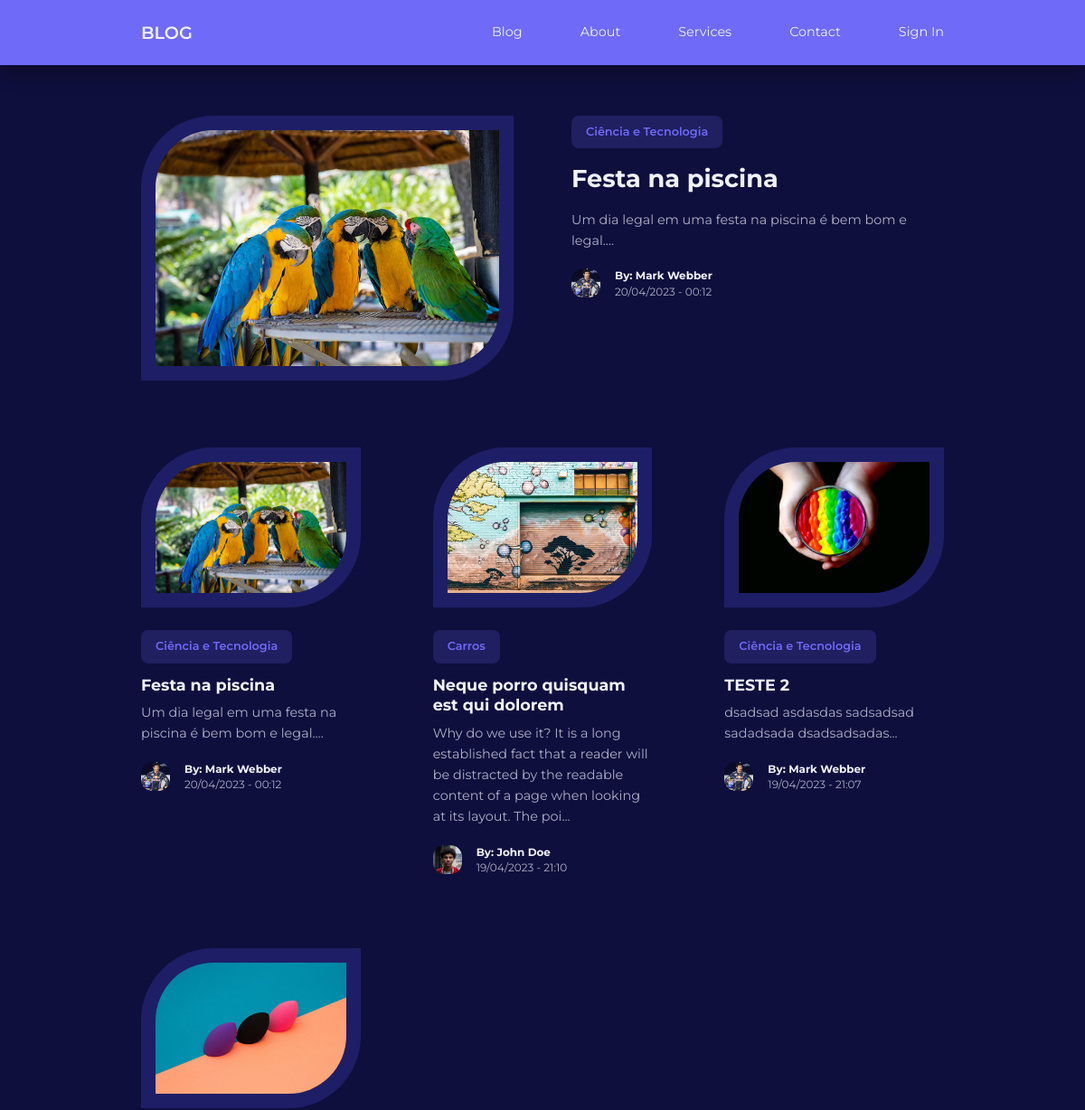
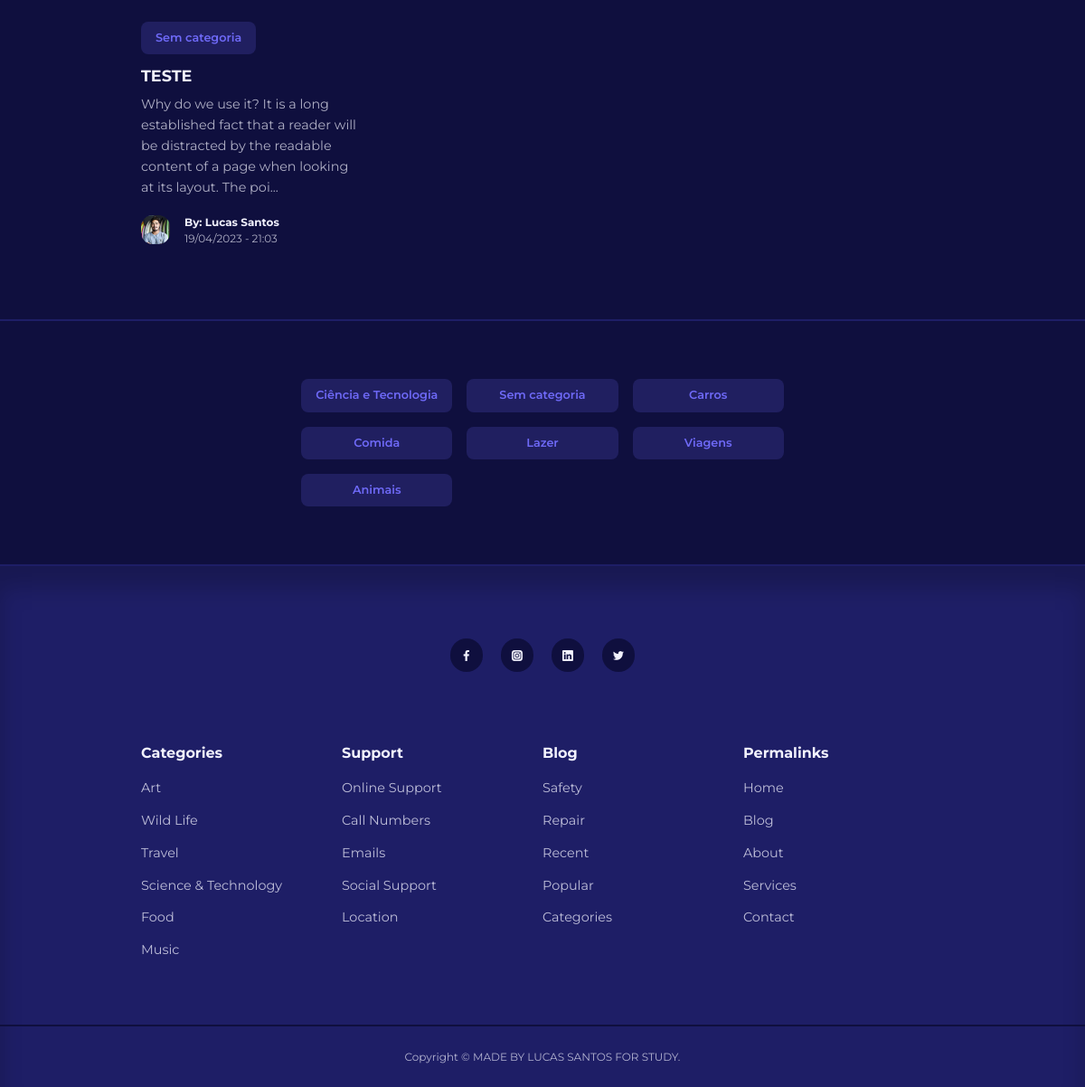
The page / on the database its author committed (2 pictures, top to bottom).
### tables this page shows
CREATE TABLE `posts` (
  `id` int(11) UNSIGNED ZEROFILL NOT NULL,
  `title` varchar(255) NOT NULL,
  `body` text NOT NULL,
  `thumbnail` varchar(255) NOT NULL,
  `date_time` timestamp NOT NULL DEFAULT current_timestamp(),
  `category_id` int(11) UNSIGNED DEFAULT NULL,
  `author_id` int(11) UNSIGNED NOT NULL,
  `is_featured` tinyint(1) NOT NULL
);

CREATE TABLE `categories` (
  `id` int(11) UNSIGNED NOT NULL,
  `title` varchar(50) NOT NULL,
  `description` text NOT NULL
);

CREATE TABLE `users` (
  `id` int(11) UNSIGNED NOT NULL,
  `firstname` varchar(50) NOT NULL,
  `lastname` varchar(50) NOT NULL,
  `username` varchar(50) NOT NULL,
  `email` varchar(100) NOT NULL,
  `password` varchar(255) NOT NULL,
  `avatar` varchar(255) NOT NULL,
  `is_admin` tinyint(1) NOT NULL
);

### index.php (the view)
<?php
include 'partials/header.php';
$featured_query = "SELECT * FROM posts WHERE is_featured=1";
$featured_result = mysqli_query($connection, $featured_query);
$featured = mysqli_fetch_assoc($featured_result);
$query = "SELECT * FROM posts ORDER BY date_time DESC LIMIT 9";
$posts = mysqli_query($connection, $query);
?>
<?php if (mysqli_num_rows($featured_result) == 1) : ?>
    <section class="featured">
        <div class="container featured__container">
            <div class="post__thumbnail">
            <a href="<?= ROOT_URL ?>post.php?id=<?= $featured['id'] ?>"><img src="./images/<?= $featured['thumbnail'] ?>"></a>
            </div>
            <div class="post__info">
                <?php
                $category_id = $featured['category_id'];
                $category_query = "SELECT * FROM categories WHERE id=$category_id";
                $category_result = mysqli_query($connection, $category_query);
                $category = mysqli_fetch_assoc($category_result);
                ?>
                <a href="<?= ROOT_URL ?>category-posts.php?id=<?= $featured['category_id'] ?>" class="category__button"><?= $category['title'] ?></a>
                <h2 class="post__title"><a href="<?= ROOT_URL ?>post.php?id=<?= $featured['id'] ?>"><?= $featured['title'] ?></a></h2>
                <p class="post__body"><?= substr($featured['body'], 0, 300) ?>...</p>
                <div class="post__author">
                    <?php
                    $author_id = $featured['author_id'];
                    $author_query = "SELECT * FROM users WHERE id=$author_id";
                    $author_result = mysqli_query($connection, $author_query);
                    $author = mysqli_fetch_assoc($author_result);
                    ?>
                    <div class="post__author-avatar">
                        <img src="./images/<?= $author['avatar'] ?>">
                    </div>
                    <div class="post_-author-info">
                        <h5>By:  <?= " {$author['firstname']} {$author['lastname']}" ?></h5>
                        <small>
                            <?= date("d/m/Y - H:i", strtotime($featured['date_time'])) ?>
                        </small>
                    </div>
                </div>
            </div>
        </div>
    </section>
<?php endif ?>
<section class="posts <?= $featured ? '' : 'section__extra-margin'?>">
    <div class="container posts__container">
        <?php while($post = mysqli_fetch_assoc($posts)) : ?>
        <article class="post">
            <div class="post__thumbnail">
            <a href="<?=  ROOT_URL ?>post.php?id=<?= $post['id'] ?>"><img src="./images/<?= $post['thumbnail'] ?>"></a>
            </div>
            <div class="post__info">
                <?php
                $category_id = $post['category_id'];
                $category_query = "SELECT * FROM categories WHERE id=$category_id";
                $category_result = mysqli_query($connection, $category_query);
                $category = mysqli_fetch_assoc($category_result);
                ?>
                <a href="<?= ROOT_URL ?>category-posts.php?id=<?= $post['category_id'] ?>" class="category__button"><?= $category['title'] ?></a>
                <h3 class="post__tittle"><a href="<?=  ROOT_URL ?>post.php?id=<?= $post['id'] ?>"><?= $post['title'] ?></a></h3>
                <p class="post__body">
                <?= substr($post['body'], 0, 150) ?>...
                </p>
                <div class="post__author">
                    <?php
                    $author_id = $post['author_id'];
                    $author_query = "SELECT * FROM users WHERE id=$author_id";
                    $author_result = mysqli_query($connection, $author_query);
                    $author = mysqli_fetch_assoc($author_result);
                    ?>
                    <div class="post__author-avatar">
                        <img src="./images/<?= $author['avatar'] ?>">
                    </div>
                    <div class="post__author-info">
                        <h5>By:  <?= " {$author['firstname']} {$author['lastname']}" ?></h5>
                        <small><?= date("d/m/Y - H:i", strtotime($post['date_time'])) ?></small>
                    </div>
                </div>
            </div>
        </article>
        <?php endwhile ?>
    </div>
</section>
<section class="category__buttons">
    <div class="container category__buttons-container">
        <?php
            $all_categories_query = "SELECT * FROM categories";
            $all_categories = mysqli_query($connection, $all_categories_query);
        ?>
        <?php while($category = mysqli_fetch_assoc($all_categories)) : ?>
        <a href="<?= ROOT_URL ?>category-posts.php?id=<?= $category['id'] ?>" class="category__button"><?= $category['title'] ?></a>
        <?php endwhile ?>
    </div>
</section>
<?php
include 'partials/footer.php';
?>

### partials/header.php (shortened to what this page needs)
<!DOCTYPE php>
<php lang="en">
<head>
    <link rel="stylesheet" href="<?= ROOT_URL ?>./css/style.css">
    <link rel="stylesheet" href="https://unicons.iconscout.com/release/v4.0.0/css/line.css">
</head>
<body>
    <nav>
        <div class="container nav__container">
            <a href="<?= ROOT_URL ?>index.php" class="nav__logo">BLOG</a>
            <ul class="nav__items">
                <li><a href="<?= ROOT_URL ?>blog.php">Blog</a></li>
                <li><a href="<?= ROOT_URL ?>about.php">About</a></li>
                <li><a href="<?= ROOT_URL ?>services.php">Services</a></li>
                <li><a href="<?= ROOT_URL ?>contact.php">Contact</a></li>
                <?php if(isset($_SESSION['user-id'])) : ?>
                    <li class="nav__profile">
                    <div class="avatar">
                        <img src="<?= ROOT_URL . 'images/' . $avatar['avatar'] ?>">
                    </div>
                    <ul>
                        <li><a href="<?= ROOT_URL ?>admin/index.php">Dashboard</a></li>
                        <li><a href="<?= ROOT_URL ?>logout.php">Logout</a></li>
                    </ul>
                </li>
                <?php else : ?>
                <li><a href="<?= ROOT_URL ?>signin.php">Sign In</a></li>
                <?php endif ?>
            </ul>
        </div>
    </nav>

### partials/footer.php (shortened to what this page needs)
<footer>
        <div class="footer__socials">
            <a href="https://www.facebook.com/profile.php?id=100013546952794" target="_blank"><i class="uil uil-facebook-f"></i></a>
            <a href="https://www.instagram.com/lucas.violao_ofc/" target="_blank"><i class="uil uil-instagram-alt"></i></a>
            <a href="https://www.linkedin.com/in/lucas-santos-7785b2220/" target="_blank"><i class="uil uil-linkedin"></i></a>
            <a href="https://twitter.com" target="_blank"><i class="uil uil-twitter"></i></a>
        </div>
        <div class="container footer__container">
            <article>
                <h4>Categories</h4>
                <ul>
                    <li><a href="">Art</a></li>
                    <li><a href="">Wild Life</a></li>
                    <li><a href="">Travel</a></li>
                    <li><a href="">Science & Technology</a></li>
                    <li><a href="">Food</a></li>
                    <li><a href="">Music</a></li>
                </ul>
            </article>
            <article>
                <h4>Support</h4>
                <ul>
                    <li><a href="">Online Support</a></li>
                    <li><a href="">Call Numbers</a></li>
                    <li><a href="">Emails</a></li>
                    <li><a href="">Social Support</a></li>
                    <li><a href="">Location</a></li>
                </ul>
            </article>
            <article>
                <h4>Blog</h4>
                <ul>
                    <li><a href="">Safety</a></li>
                    <li><a href="">Repair</a></li>
                    <li><a href="">Recent</a></li>
                    <li><a href="">Popular</a></li>
                    <li><a href="">Categories</a></li>
                </ul>
            </article>
            <article>
                <h4>Permalinks</h4>
                <ul>
                    <li><a href="">Home</a></li>
                    <li><a href="">Blog</a></li>
                    <li><a href="">About</a></li>
                    <li><a href="">Services</a></li>
                    <li><a href="">Contact</a></li>
                </ul>
            </article>
        </div>
        <div class="footer__copyright">
            <small>Copyright &copy; MADE BY LUCAS SANTOS FOR STUDY.</small>
        </div>
    </footer>
</body>
</html>

### css/style.css (style rules this page uses)
* { margin: 0; padding: 0; outline: 0; border: 0; appearance: 0; list-style: none; text-decoration: none; box-sizing: border-box; }
body { font-family: 'Montserrat', sans-serif; line-height: 1.6; color: var(--color-gray-200); overflow-x: hidden; background: var(--color-bg); font-size: 0.9rem; }
.container { width: var(--container-width-lg); max-width: 1800px; margin-inline: auto; }
section { margin-top: 3rem; width: 100vw; }
h1, h2, h3, h4, h5 { color: var(--color-white); line-height: 1.3; }
h2 { font-size: 1.7rem; margin: 1rem 0; }
h3 { font-size: 1.1rem; margin: 0.8rem 0 0.5rem; }
h4 { font-size: 1rem; }
a { color: var(--color-white); transition: var(--transition); }
img { display: block; width: 100%; object-fit: cover; }
nav { background: var(--color-primary); width: 100vw; height: 4.5rem; position: fixed; top: 0; z-index: 10; box-shadow: 0 1rem 1rem rgba(0, 0, 0, 0.2); }
.nav__container { height: 100%; display: flex; align-items: center; justify-content: space-between; }
.nav__logo { font-weight: 600; font-size: 1.2rem; }
.nav__items { display: flex; align-items: center; gap: 4rem; }
.category__button { background: var(--color-primary-light); color: var(--color-primary); display: inline-block; padding: 0.5rem 1rem; border-radius: var(--card-border-radius-2); font-weight: 600; font-size: 0.8rem; text-align: center; }
.post__thumbnail { border-radius: var(--card-border-radius-5) 0; border: 1rem solid var(--color-gray-900); overflow: hidden; margin-bottom: 1.6rem; }
.post__author { display: flex; gap: 1rem; margin-top: 1.2rem; }
.post__author-avatar { width: 2rem; height: 2rem; border-radius: var(--card-border-radius-3); overflow: hidden; }
.featured { margin-top: 8rem; }
.featured__container { display: grid; grid-template-columns: 1fr 1fr; gap: 4rem; }
.featured .post__thumbnail { height: fit-content; }
.posts__container { display: grid; grid-template-columns: repeat(3, 1fr); gap: 5rem; margin-bottom: 5rem; }
.category__buttons { padding: 4rem 0; border-top: 2px solid var(--color-gray-900); border-bottom: 2px solid var(--color-gray-900); }
.category__buttons-container { width: fit-content; display: grid; grid-template-columns: repeat(3, 1fr); gap: 1rem; }
footer { background: var(--color-gray-900); padding: 5rem 0 0; box-shadow: inset 0 1.5rem 1.5rem rgba(0, 0, 0, 0.2); }
.footer__socials { margin-inline: auto; width: fit-content; margin-bottom: 5rem; display: flex; justify-content: space-between; align-items: center; gap: 1.2rem; }
.footer__socials a { background: var(--color-bg); border-radius: 50%; width: 2.3rem; height: 2.3rem; display: flex; align-items: center; justify-content: center; }
.footer__container { display: grid; grid-template-columns: repeat(4, 1fr); }
footer h4 { color: var(--color-white); margin-bottom: 0.6rem; }
footer ul li { padding: 0.4rem 0; }
footer ul a { opacity: 0.75; }
.footer__copyright { text-align: center; padding: 1.5rem 0; border-top: 2px solid var(--color-bg); margin-top: 4rem; }

### partials/header.php (style rules this page uses)
.post__author { display: flex; gap: 1rem; margin-top: 1.2rem; }

### rows shown on the page
posts: thumbnail (picture), title "Festa na piscina", body "Um dia legal em uma festa na piscina é bem bom e legal.", date_time "20/04/2023 - 00:12", category.title "Ciência e Tecnologia", author.avatar (picture), author.firstname "Mark", author.lastname "Webber"
categories: title "Ciência e Tecnologia"
users: avatar (picture), firstname "Mark", lastname "Webber"
posts: thumbnail (picture), category.title "Carros", title "Neque porro quisquam est qui dolorem", body "Why do we use it? It is a long established fact that a reader will be distracted by the readable content of a page when looking at its layout. The poi", author.avatar (picture), author.firstname "John", author.lastname "Doe", date_time "19/04/2023 - 21:10"
posts: thumbnail (picture), category.title "Ciência e Tecnologia", title "TESTE 2", body "dsadsad asdasdas sadsadsad sadadsada dsadsadsadas", author.avatar (picture), author.firstname "Mark", author.lastname "Webber", date_time "19/04/2023 - 21:07"
posts: thumbnail (picture), category.title "Sem categoria", title "TESTE", body "Why do we use it? It is a long established fact that a reader will be distracted by the readable content of a page when looking at its layout. The poi", author.avatar (picture), author.firstname "Lucas", author.lastname "Santos", date_time "19/04/2023 - 21:03"
categories: title "Sem categoria"
categories: title "Carros"
categories: title "Comida"
categories: title "Lazer"
categories: title "Viagens"
categories: title "Animais"
